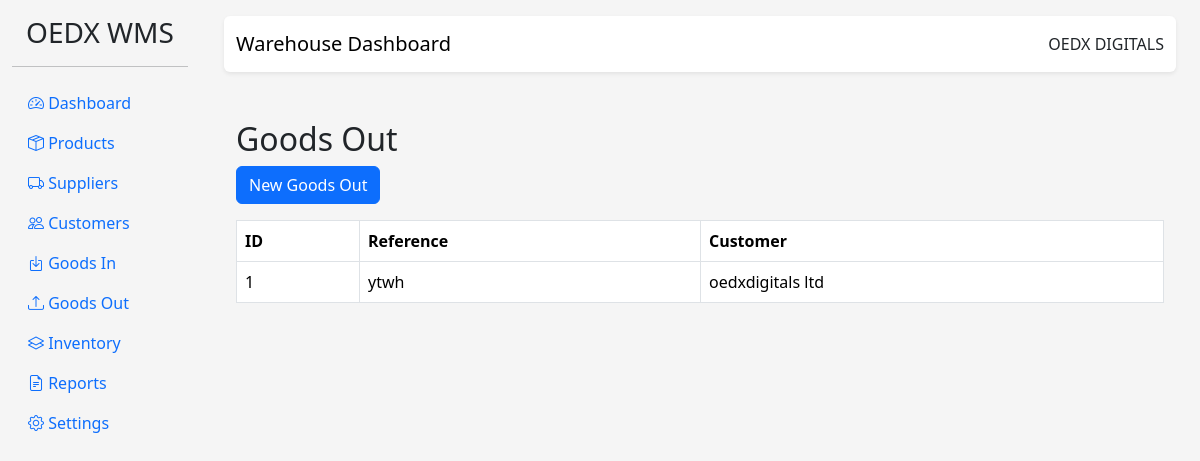
Page /goods-out/ on the earlier database version.
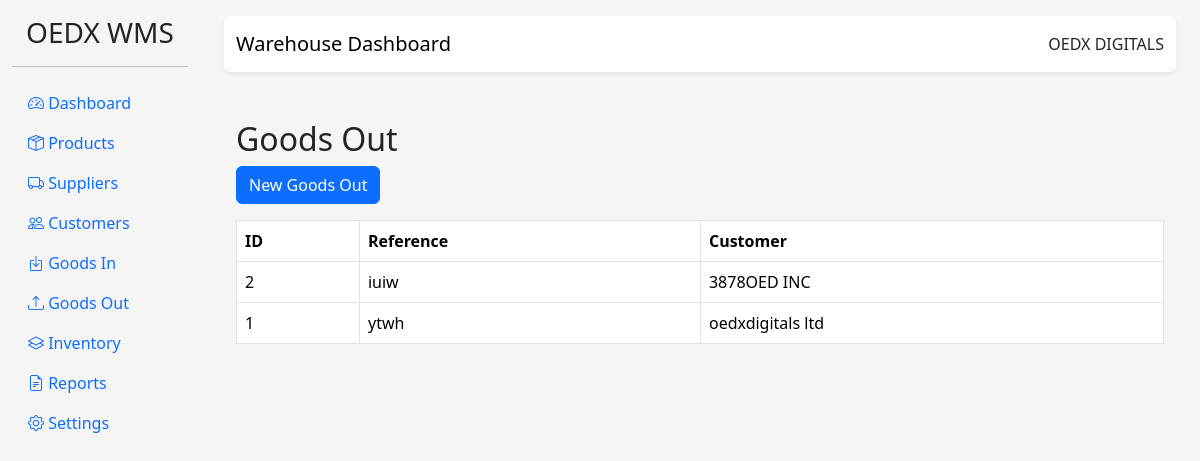
Same page on the later database version.
### app/models/goods_out.py (models this page shows)
class GoodsOut(db.Model):
    __tablename__ = "goods_out"
    id = db.Column(
        db.Integer,
        primary_key=True
    )
    reference_no = db.Column(
        db.String(100),
        unique=True
    )
    customer_id = db.Column(
        db.Integer,
        db.ForeignKey("customers.id"),
        nullable=False
    )
    truck_number = db.Column(
        db.String(100)
    )
    driver_name = db.Column(
        db.String(100)
    )
    issued_by = db.Column(
        db.String(100)
    )
    issued_date = db.Column(
        db.DateTime,
        default=datetime.utcnow
    )
    remarks = db.Column(
        db.Text
    )
    items = db.relationship(
        "GoodsOutItem",
        backref="goods_out",
        cascade="all, delete-orphan",
        lazy=True
    )

### app/models/customer.py (models this page shows, shortened)
class Customer(db.Model):
    __tablename__ = "customers"
    id = db.Column(db.Integer, primary_key=True)
    company_name = db.Column(
        db.String(150),
        nullable=False
    )
    contact_person = db.Column(db.String(100))
    phone = db.Column(db.String(50))
    email = db.Column(db.String(100))
    address = db.Column(db.Text)
    goods_out = db.relationship(
        "GoodsOut",
        backref="customer",
        lazy=True
    )

### app/blueprints/goods_out.py (the view)
@goods_out_bp.route("/")
def index():
    records = GoodsOut.query.order_by(
        GoodsOut.id.desc()
    ).all()
    return render_template(
        "goods_out/list.html",
        records=records
    )

### templates/goods_out/list.html
{% extends "base.html" %}
{% block content %}
<div class="container mt-4">
<h2>Goods Out</h2>
<a href="{{ url_for('goods_out.new') }}"
class="btn btn-primary mb-3">
New Goods Out
</a>
<table class="table table-bordered">
<tr>
<th>ID</th>
<th>Reference</th>
<th>Customer</th>
</tr>
{% for record in records %}
<tr>
<td>{{ record.id }}</td>
<td>{{ record.reference_no }}</td>
<td>{{ record.customer.company_name }}</td>
</tr>
{% endfor %}
</table>
</div>
{% endblock %}

Differences in the rows shown:
added GoodsOut: id "2", reference_no "iuiw", customer.company_name "3878OED INC"
